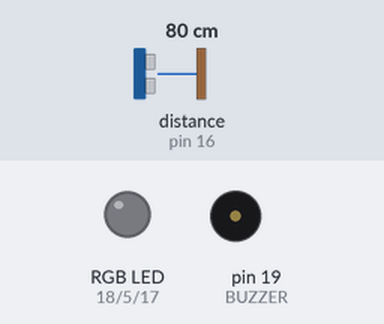
Simulated run of this sketch. Board: Arduino Mega 2560, built with avr-gcc and run on an emulated ATmega2560. Shown: an RGB LED mixed from three pins (HIGH = lit), buzzer (waves = sounding). Wiring (inferred from the names in the program): ultrasonic range finder: trigger pin 4; echo pin 16. The test bench sets the inputs (shaded band); at power-on: distance to the obstacle (sensor on pin 16) 80 cm. The echo pulse lasts 58.3 µs per cm; pins used as bus, display or sensor lines are not drawn.

Above: at 1.2 s.
1.3 s: distance to the obstacle (sensor on pin 16) set to 32 cm
2.8 s: distance to the obstacle (sensor on pin 16) set to 27 cm
At 3.5 s:
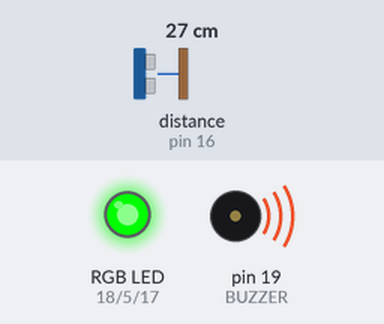
4.3 s: distance to the obstacle (sensor on pin 16) set to 23 cm
At 5.3 s:
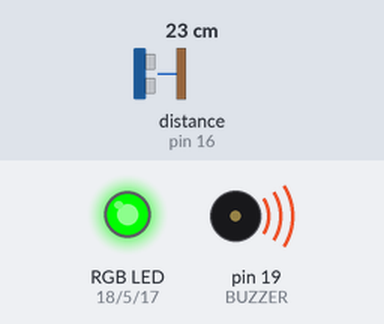
5.8 s: distance to the obstacle (sensor on pin 16) set to 19 cm
At 7.0 s:
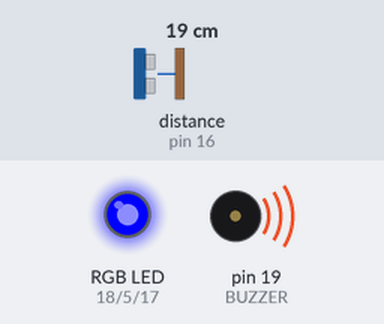
7.3 s: distance to the obstacle (sensor on pin 16) set to 2 cm
At 7.6 s:
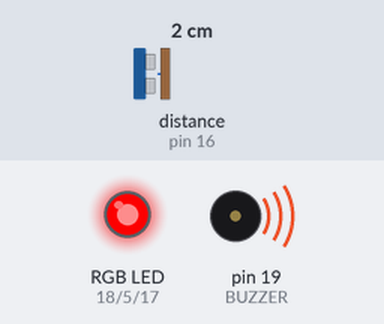
8.8 s: distance to the obstacle (sensor on pin 16) set to 18 cm
At 9.2 s:
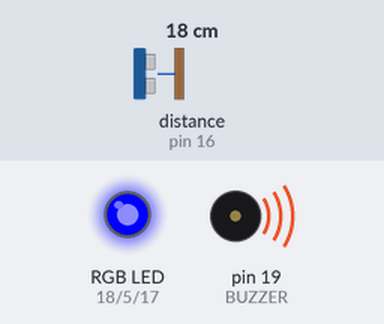
Timing chart, 0 to 11.3 s (numbered marks = the images above; inputs shaded):
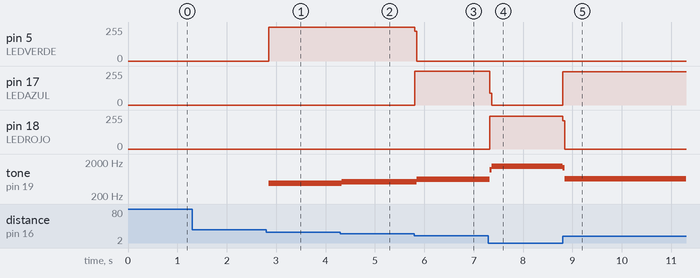

The sketch:

ultrasonico.ino
```cpp
#include <Arduino.h>

int pins[]={16,4,17,5,18,19};  //A1 A2 B1 B2
#define TRIGGER 4
#define ECHO 16
#define BUZZER 19
#define LEDAZUL 17
#define LEDVERDE 5
#define LEDROJO 18

const float sonido = 34300.0; // Velocidad del sonido en cm/s
const float umbral1 = 30.0;
const float umbral2 = 20.0;
const float umbral3 = 10.0;

// Método que inicia la secuencia del Trigger para comenzar a medir
void iniciarTrigger()
{
  // Ponemos el Triiger en estado bajo y esperamos 2 ms
  digitalWrite(TRIGGER, LOW);
  delayMicroseconds(2);

  // Ponemos el pin Trigger a estado alto y esperamos 10 ms
  digitalWrite(TRIGGER, HIGH);
  delayMicroseconds(10);

  // Comenzamos poniendo el pin Trigger en estado bajo
  digitalWrite(TRIGGER, LOW);
}

float calcularDistancia()
{
  // La función pulseIn obtiene el tiempo que tarda en cambiar entre estados, en este caso a HIGH
  unsigned long tiempo = pulseIn(ECHO, HIGH);

  // Obtenemos la distancia en cm, hay que convertir el tiempo en segudos ya que está en microsegundos
  // por eso se multiplica por 0.000001
  float distancia = tiempo * 0.000001 * sonido / 2.0;

  return distancia;
}

void alertas(float distancia)
{
  if (distancia < umbral1 && distancia >= umbral2)
  {
    // Encendemos el LED verde
    digitalWrite(LEDVERDE, HIGH);
  }
  else if (distancia < umbral2 && distancia > umbral3)
  {
    // Encendemos el LED amarillo
    digitalWrite(LEDAZUL, HIGH);
  }
  else if (distancia <= umbral3)
  {
    // Encendemos el LED rojo
    digitalWrite(LEDROJO, HIGH);

  }
}
void apagarLEDs()
{
  // Apagamos todos los LEDs
  digitalWrite(LEDVERDE, LOW);
  digitalWrite(LEDAZUL, LOW);
  digitalWrite(LEDROJO, LOW);
}
void setup() {
  for (int i = 1; i < 6; i++)
  {
  pinMode(pins[i],OUTPUT);
  }
  pinMode(ECHO,INPUT);
}

void loop() {

  // Preparamos el sensor de ultrasonidos
  iniciarTrigger();

  // Obtenemos la distancia
  float distancia = calcularDistancia();
  digitalWrite(BUZZER, LOW);
  apagarLEDs();
  // Lanzamos alerta si estamos dentro del rango de peligro
  if (distancia < umbral1)
  {
    // Lanzamos alertas
    digitalWrite(BUZZER, HIGH);
    alertas(distancia);
  }

}
```

7seg_obstaculos.cpp
```cpp
#include <Arduino.h>
int obst = 4;
int p = 0;
int pin7seg[7] = {17, 15, 18, 19, 21, 22, 23}; // a,b,c,d,e,f,g
/*
      a           ──
    f   b        |  |
      g           ──
    e   c        |  |
      d           ──    //ascii 196
*/
int segAC[10][7] = {
    // 7seg anodo comun
    {0, 0, 0, 0, 0, 0, 1}, // 0
    {1, 0, 0, 1, 1, 1, 1}, // 1
    {0, 0, 1, 0, 0, 1, 0}, // 2
    {0, 0, 0, 0, 1, 1, 0}, // 3
    {1, 0, 0, 1, 1, 0, 0}, // 4
    {0, 1, 0, 0, 1, 0, 0}, // 5
    {1, 1, 0, 0, 0, 0, 0}, // 6
    {0, 0, 0, 1, 1, 1, 1}, // 7
    {0, 0, 0, 0, 0, 0, 0}, // 8
    {0, 0, 0, 1, 1, 0, 0}  // 9
};

int segCC[10][7] = {
    // 7seg catodo comun
    {1, 1, 1, 1, 1, 1, 0}, // 0
    {0, 1, 1, 0, 0, 0, 0}, // 1
    {1, 1, 0, 1, 1, 0, 1}, // 2
    {1, 1, 1, 1, 0, 0, 1}, // 3
    {0, 1, 1, 0, 0, 1, 1}, // 4
    {1, 0, 1, 1, 0, 1, 1}, // 5
    {0, 0, 1, 1, 1, 1, 1}, // 6
    {1, 1, 1, 0, 0, 0, 0}, // 7
    {1, 1, 1, 1, 1, 1, 1}, // 8
    {1, 1, 1, 0, 0, 1, 1}  // 9
};

void setup()
{
  for (int i = 0; i < 7; i++)
  {
    pinMode(pin7seg[i], OUTPUT);
  }
  pinMode(obst, INPUT);
  for (int j = 0; j < 7; j++)
      {
        digitalWrite(pin7seg[j], segAC[0][j]);
      }
}

void loop()
{
  if (!(digitalRead(obst)))
  {
    delay(25);
    if ((digitalRead(obst)))
    {
      if (p < 9)
        p++;
      else
        p = 0;
      for (int j = 0; j < 7; j++)
      {
        digitalWrite(pin7seg[j], segAC[p][j]);
      }
    }
  }
}
```

Measured:
- the behaviour switches between 31 and 30 cm on distance to the obstacle (sensor on pin 16) (found by bisection; images 0 and 1)
- the behaviour switches between 21 and 20 cm on distance to the obstacle (sensor on pin 16) (found by bisection; images 2 and 3)
- after the input at 1.3 s, every drawn part: stays the same
- after the input at 2.8 s, pin 5 (LEDVERDE): 0/255 → 252/255 after 0.05 s; tone on pin 19 (BUZZER): silent → 471 Hz after 0.05 s
- after the input at 4.3 s, tone on pin 19 (BUZZER): 471 Hz → 522 Hz at once
- after the input at 5.8 s, pin 5 (LEDVERDE): 252/255 → 0/255 at once; pin 17 (LEDAZUL): 0/255 → 255/255 at once; tone on pin 19 (BUZZER): 522 Hz → 613 Hz after 0.05 s
- after the input at 7.3 s, pin 17 (LEDAZUL): 255/255 → 0/255 at once; pin 18 (LEDROJO): 0/255 → 244/255 at once; tone on pin 19 (BUZZER): 613 Hz → 1189 Hz at once, → 1487 Hz 0.04 s later
- after the input at 8.8 s, pin 17 (LEDAZUL): 0/255 → 251/255 at once; pin 18 (LEDROJO): 244/255 → 0/255 at once; tone on pin 19 (BUZZER): 1487 Hz → 1349 Hz at once, → 635 Hz 0.04 s later
